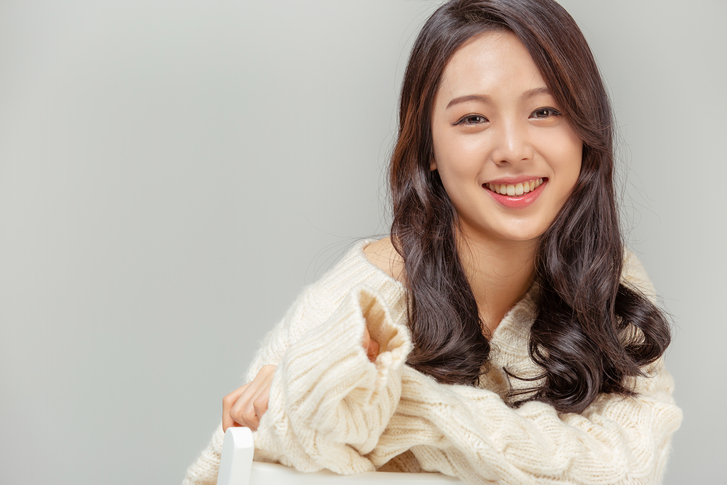
#> input picture class01/homework/ecKim/hw4_pythonHW_and_math/smile3.jpg, 727 x 485 px
$ python Prac5.py
#> lines starting #> are read from the running program, lines starting #| are printed output that depends on the picture
import cv2
import numpy as np

img = cv2.imread('smile3.jpg',cv2.IMREAD_GRAYSCALE)
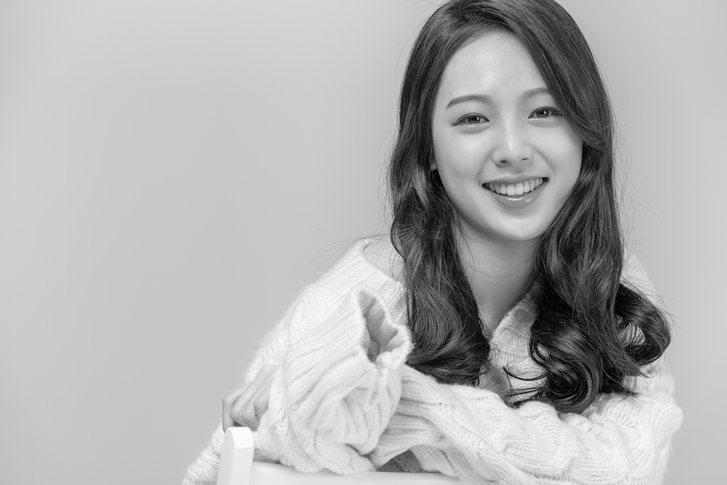
#> img: shape (485, 727); min 0, max 255, mean 178.2
kernel=np.array([[1,1,1],[1,-8,1],[1,1,1]])
print(kernel)

x=img.shape[0]
#> x = 485
y=img.shape[1]
#> y = 727
print(x,y)
#| 485 727
resized_img=np.zeros((x+2,y+2))
output_img=np.zeros((x,y))
output_img2=np.zeros((x,y))
print(resized_img)
#> (printed output is left out)


for i in range(x):
    for j in range(y):
        resized_img[i+1,j+1]=img[i,j]
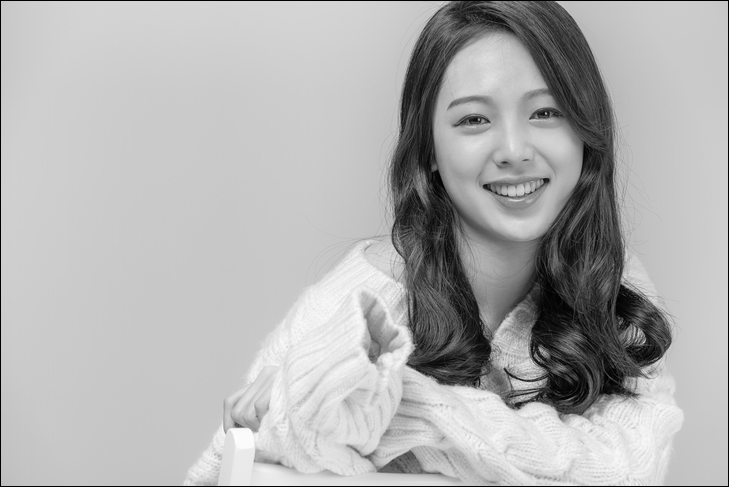
#> resized_img: shape (487, 729) float64; min 0, max 255, mean 176.9


for i in range(x):
    for j in range(y):
        conValue=(resized_img[i,j]*kernel[0,0]\
        +resized_img[i+1,j]*kernel[0+1,0]\
        +resized_img[i+2,j]*kernel[0+2,0]\
        +resized_img[i+0,j+1]*kernel[0+0,1]\
        +resized_img[i+1,j+1]*kernel[0+1,1]\
        +resized_img[i+2,j+1]*kernel[0+2,1]\
        +resized_img[i+0,j+2]*kernel[0+0,2]\
        +resized_img[i+1,j+2]*kernel[0+1,2]\
        +resized_img[i+2,j+2]*kernel[0+2,2])/9
        output_img[i,j]=conValue
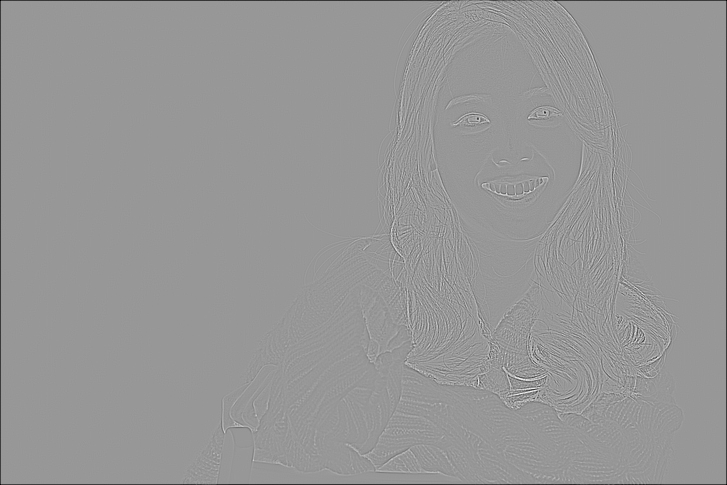
#> output_img: shape (485, 727) float64; min -109.9, max 75, mean -0.5; drawn with min black and max white

output_img2=cv2.filter2D(img,-1,kernel)
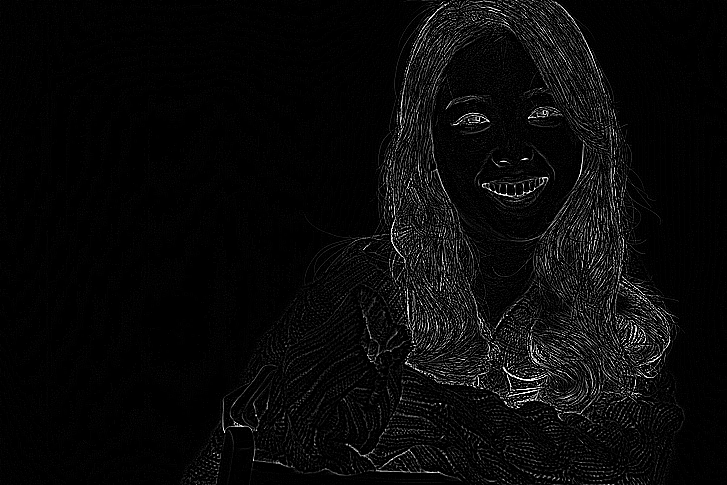
#> output_img2: shape (485, 727); min 0, max 255, mean 9.7
cv2.imshow('edge1',output_img)
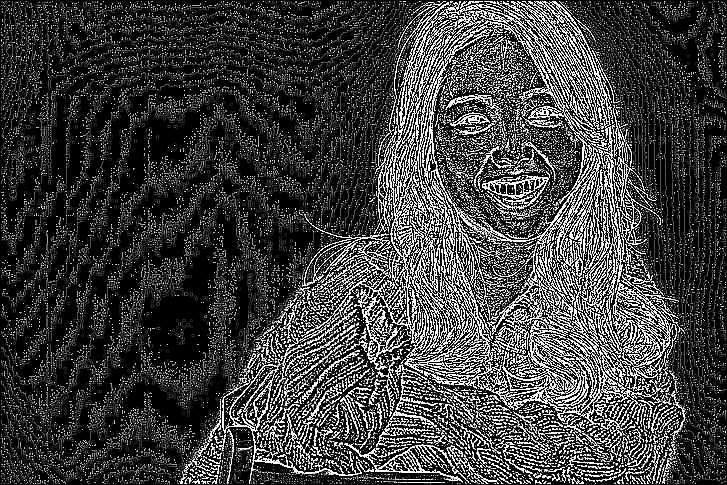
#> window 'edge1': shape (485, 727); min 0, max 255, mean 62.6
cv2.imshow('edge2',output_img2)
cv2.waitKey(0)


img = cv2.imread('smile3.jpg', cv2.IMREAD_GRAYSCALE)

kernel = np.array([[1, 1, 1],
                   [1, -8, 1],
                   [1, 1, 1]])

x = img.shape[0]
y = img.shape[1]
print(x, y)
#| 485 727

resized_img = np.zeros((x+2, y+2))
output_img = np.zeros((x, y))

resized_img[1:x+1, 1:y+1] = img

for i in range(x):
    for j in range(y):
        region = resized_img[i:i+3, j:j+3]
        conValue = np.sum(region * kernel)
        output_img[i, j] = conValue

output_img2 = cv2.filter2D(img, -1, kernel)

cv2.imshow('edge1', output_img)
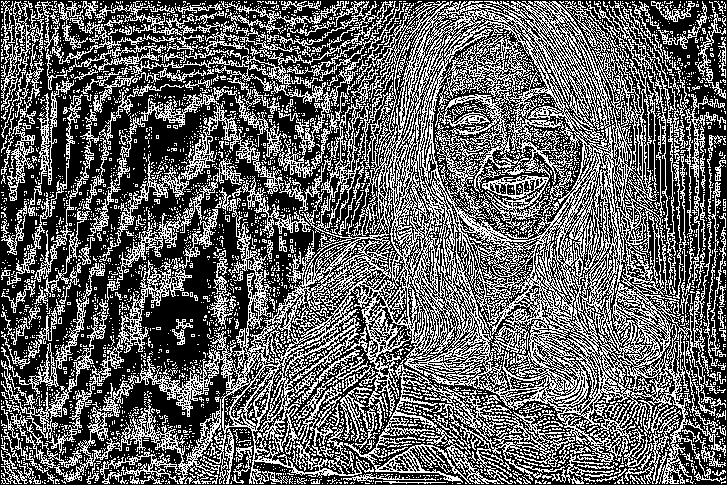
#> window 'edge1': shape (485, 727); 38.8% white in thin lines or dots
cv2.imshow('edge2', output_img2)
cv2.waitKey(0)
